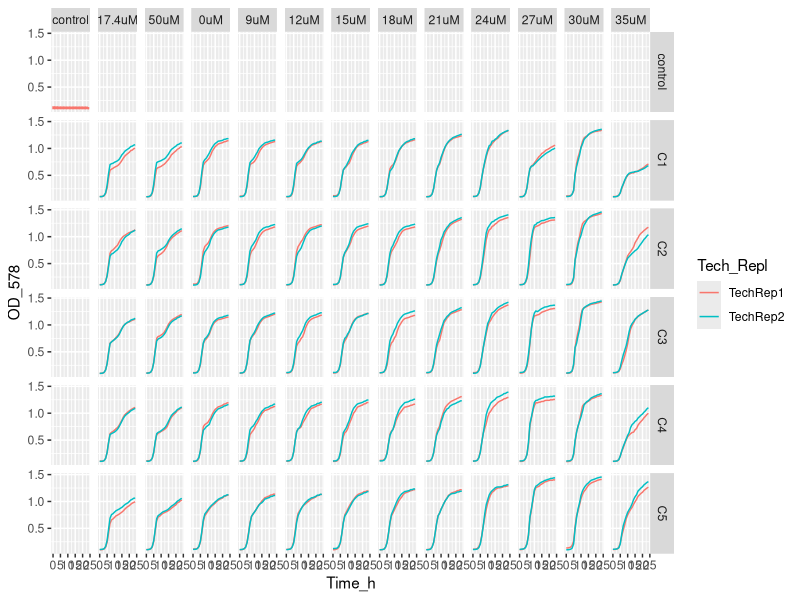
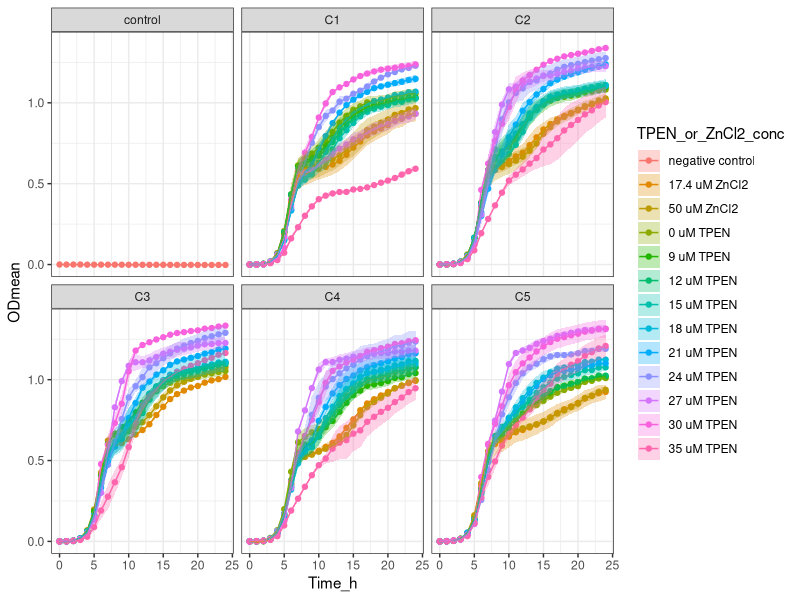

R code for these plots, in order:
setwd("~/ITQB/Plate readings/Exp33_2plates_18042024")

library(tidyverse)

library(readxl)
Exp33 <- Exp33_2plates_18042024 <- read_excel("Exp33_2plates_18042024_final_final.xlsx")
View(Exp33) 

Exp33_v1 <- Exp33 %>%
  pivot_longer(names_to = "Condition", values_to = "OD_578", cols = -Time_h)
Exp33_v1
View(Exp33_v1)


Exp33_v2 <- separate(Exp33_v1, Condition, 
                     c("Community",
                       "Transfer_medium",
                       "Zn_condition", 
                       "Tech_Repl",
                       "Biol_Repl",
                       "TPEN_or_ZnCl2_conc",
                       "Well_number"), 
                     sep = "_", remove = FALSE,
                     convert = FALSE)
View(Exp33_v2)

Exp33_v2$OD_578 <- as.numeric (Exp33_v2$OD_578) #Because OD_578 values are character

Exp33_v2$TPEN_or_ZnCl2_conc <- factor(Exp33_v2$TPEN_or_ZnCl2_conc, levels = c("nodrug",
                                                                              "1.74",
                                                                              "10",
                                                                              "0",
                                                                              "1.8",
                                                                              "2.4",
                                                                              "3.0",
                                                                              "3.6",
                                                                              "4.2",
                                                                              "4.8",
                                                                              "5.4",
                                                                              "6.0",
                                                                              "7.0"))

Exp33_v2 <- Exp33_v2 %>% mutate(TPEN_or_ZnCl2_conc = recode (TPEN_or_ZnCl2_conc,
                                                    "nodrug" = "control",
                                                    "1.74" = "17.4uM",
                                                    "10" = "50uM",
                                                    "0" = "0uM",
                                                    "1.8" = "9uM",
                                                    "2.4" = "12uM",
                                                    "3.0" = "15uM",
                                                    "3.6" = "18uM",
                                                    "4.2" = "21uM",
                                                    "4.8" = "24uM",
                                                    "5.4" = "27uM",
                                                    "6.0" = "30uM",
                                                    "7.0" = "35uM"))

Exp33_v2$Community <- factor(Exp33_v2$Community, levels = c("control",
                                                            "C1",
                                                            "C2",
                                                            "C3",
                                                            "C4",
                                                            "C5"))

Exp33_v2 %>%
  ggplot(aes(x= Time_h, y=OD_578, color = Tech_Repl)) +
  geom_line() +
  facet_grid (Community ~ TPEN_or_ZnCl2_conc)


Exp33_v3<- Exp33_v2 %>% group_by(Community, Transfer_medium, Zn_condition, Tech_Repl, Biol_Repl, Well_number) %>%
  mutate(blank = Time_h ==0)

View(Exp33_v3)

Exp33_v4 <- Exp33_v3 %>%
  group_by(Community, Transfer_medium, Zn_condition, Tech_Repl, Biol_Repl, Well_number) %>%
  mutate(OD = OD_578 - OD_578[blank]) %>%
  ungroup()


View(Exp33_v4)

#Obtain the mean and sd
Exp33_v5 <- Exp33_v4 %>% group_by(Time_h, Community, TPEN_or_ZnCl2_conc, Zn_condition) %>%
  summarise(ODmean = mean(OD), sdOD = sd(OD), n())

Exp33_v5$Community <- factor(Exp33_v5$Community, levels = c("control",
                                                            "C1",
                                                            "C2",
                                                            "C3",
                                                            "C4",
                                                            "C5"))


Exp33_v5 <- Exp33_v5 %>% mutate(TPEN_or_ZnCl2_conc =  recode (TPEN_or_ZnCl2_conc,
                                                              "control" = "negative control",
                                                              "17.4uM" = "17.4 uM ZnCl2",
                                                              "50uM" = "50 uM ZnCl2",
                                                              "0uM" = "0 uM TPEN",
                                                              "9uM" = "9 uM TPEN",
                                                              "12uM" = "12 uM TPEN",
                                                              "15uM" = "15 uM TPEN",
                                                              "18uM" = "18 uM TPEN",
                                                              "21uM" = "21 uM TPEN",
                                                              "24uM" = "24 uM TPEN",
                                                              "27uM" = "27 uM TPEN",
                                                              "30uM" = "30 uM TPEN",
                                                              "35uM" = "35 uM TPEN"))





Exp33_v5  %>% ggplot(aes(x = Time_h,
                         y = ODmean,
                         color = TPEN_or_ZnCl2_conc,
                         fill = TPEN_or_ZnCl2_conc
)) +
  geom_point() +
  geom_line() +
  geom_ribbon(aes(ymin=ODmean-sdOD, ymax=ODmean+sdOD),
              alpha = 0.3, colour = NA) +
  facet_wrap (Community ~ .) +
  theme_bw()
